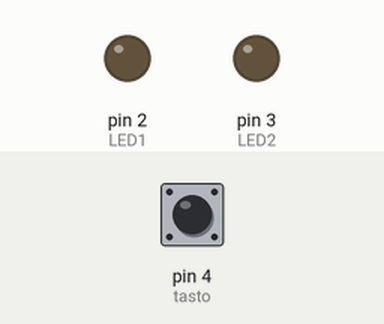
Simulated run of this sketch. Board: Arduino Uno, built with avr-gcc and run on an emulated ATmega328P. Parts: output pins drawn as LEDs (lit = HIGH). Dashed ring = blinking. Inputs (shaded band) come from the test bench; at power-on: pin 4 (tasto) HIGH.

Above: at 1.2 s.
1.3 s: pin 4 (tasto) pulled LOW for 0.15 s
At 1.4 s:
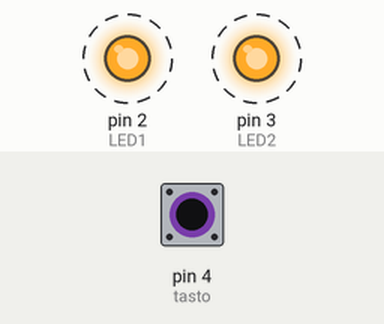
4.3 s: pin 4 (tasto) pulled LOW for 3.2 s
9.0 s: pin 4 (tasto) pulled LOW for 1 s
Timing chart, 0 to 14.6 s (numbered marks = the images above; inputs shaded):
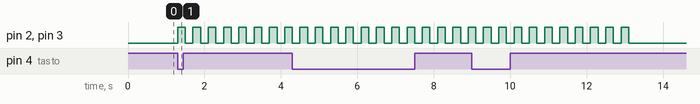

Measured:
- after the input at 1.3 s, pin 2 (LED1), pin 3 (LED2): alternates HIGH for 0.20 s and LOW for 0.20 s, starting at once

The sketch:

Esercizio2LED.ino
```cpp
const byte LED1 = 2;
const byte LED2 = 3;
const byte tasto = 4;
int c;

void setup() {
  pinMode(LED1, OUTPUT);
  pinMode(LED2, OUTPUT);
  pinMode(tasto, INPUT_PULLUP);
}

void loop() {
  if (digitalRead(tasto) == LOW) {
    //tasto premuto
    for ( c = 0; c < 10; c++) {
      digitalWrite(LED1, HIGH);
      if (c < 5);
        digitalWrite(LED2, HIGH);
      delay(200);
      digitalWrite(LED1, LOW);
      if (c < 5);
        digitalWrite(LED2, LOW);
      delay(200);

    }
  } else {
    //tasto non premuto
  }
}
```
